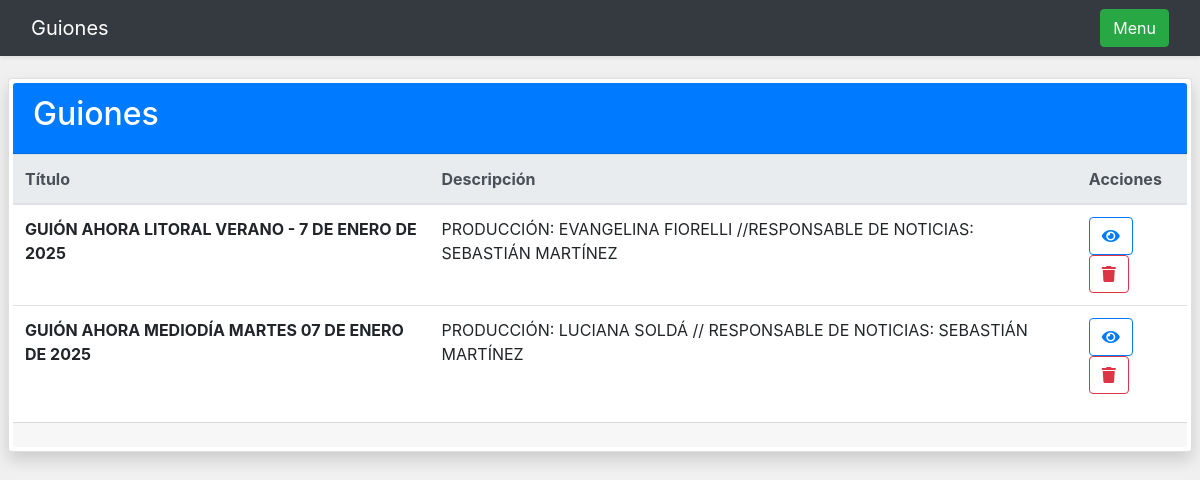
The app's page /listado_guiones, older data.
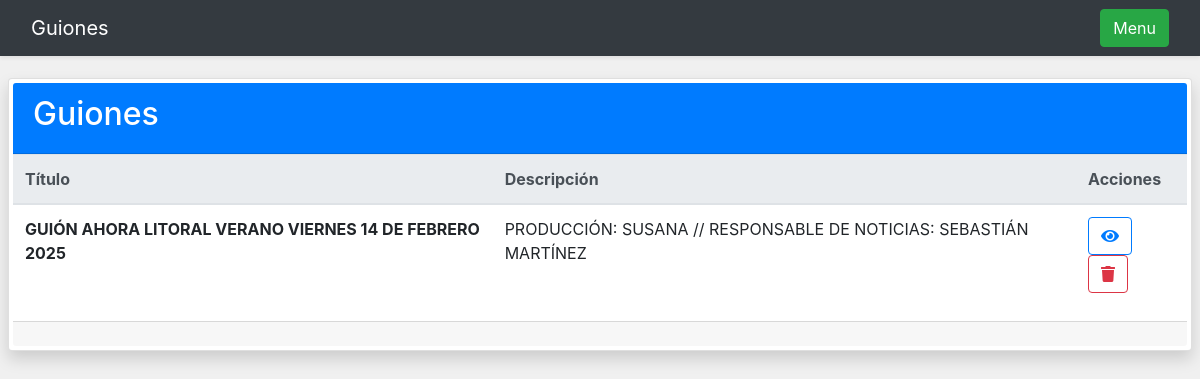
The same page, newer data.
### app/models.py (models this page shows)
class Guion(db.Model):
    __tablename__ = 'guion'
    id = db.Column(db.Integer, primary_key=True)
    nombre = db.Column(db.String(200), nullable=False)
    descripcion = db.Column(db.String(500), nullable=False)
    textos = db.relationship('Texto', backref='guion', lazy=True)

### app/routes/guiones.py (the view)
@guiones_bp.route('/listado_guiones')
def listado_guiones():
    guiones = Guion.query.all()
    return render_template('listado_guiones.html', guiones=guiones)

### app/templates/listado_guiones.html (shortened to what this page needs)
{% extends "base.html" %}
{% block extra_script %}
    <link rel="stylesheet" href="{{ url_for('static', filename='css/@fortawesome/fontawesome-free/css/all.min.css') }}">
{% endblock extra_script %}
{% block body %}
    <nav class="navbar navbar-expand-lg navbar-dark bg-dark fixed-top shadow-sm">
        <div class="container-fluid">
            <a class="navbar-brand" href="#">Guiones</a>
                <a href="/">
                    <button class="btn btn-success">Menu</button>
                </a>
            </div>
    </nav>
    <div class="card shadow p-1 m-2 rounded">
        <div class="card-header text-white bg-primary">
            <h2>Guiones</h2>
        </div>
        <div class="card-body p-0 m-0">
            <table class="table table-hover">
                <thead class="thead-light">
                <tr>
                    <th>Título</th>
                    <th>Descripción</th>
                    <th>Acciones</th>
                </tr>
                </thead>
                <tbody>
                {% for guion in guiones %}
                    <tr>
                        <td><strong>{{ guion.nombre }}</strong></td>
                        <td>{{ guion.descripcion }}</td>
                        <td>
                            <a href="{{ url_for('guiones.ver_guion', id=guion.id) }}">
                                <button class="btn btn-outline-primary"><i class="fas fa-eye"></i></button>
                            </a>
                            <button class="btn btn-outline-danger" onclick="borrarGuion({{ guion.id }})"><i
                                    class="fas fa-trash"></i></button>
                        </td>
                    </tr>
                {% endfor %}
                </tbody>
            </table>
        </div>
        <div class="card-footer">
        </div>
    </div>
{% endblock body %}

### app/templates/base.html (shortened to what this page needs)
<!DOCTYPE html>
<html lang="es">
<head>
    <link rel="stylesheet" href="{{ url_for('static', filename='bootstrap-4.1.3/dist/css/bootstrap.css') }}">
    {% block extra_script %}
    {% endblock extra_script %}
</head>
<body>
{% block body %}
{% endblock body %}
</body>
</html>

### app/templates/base.html (style rules this page uses)
body { background-color: #f0f0f0; }

### app/templates/listado_guiones.html (style rules this page uses)
body { padding-top: 70px; }

Row changes from the older to the newer data that the page shows:
removed Guion: nombre "GUIÓN AHORA MEDIODÍA MARTES 07 DE ENERO DE 2025", descripcion "PRODUCCIÓN: LUCIANA SOLDÁ // RESPONSABLE DE NOTICIAS: SEBASTIÁN MARTÍNEZ"
changed Guion: nombre "GUIÓN AHORA LITORAL VERANO - 7 DE ENERO DE 2025" → "GUIÓN AHORA LITORAL VERANO VIERNES 14 DE FEBRERO 2025"; descripcion "PRODUCCIÓN: EVANGELINA FIORELLI //RESPONSABLE DE NOTICIAS: SEBASTIÁN MARTÍNEZ" → "PRODUCCIÓN: SUSANA // RESPONSABLE DE NOTICIAS: SEBASTIÁN MARTÍNEZ"
